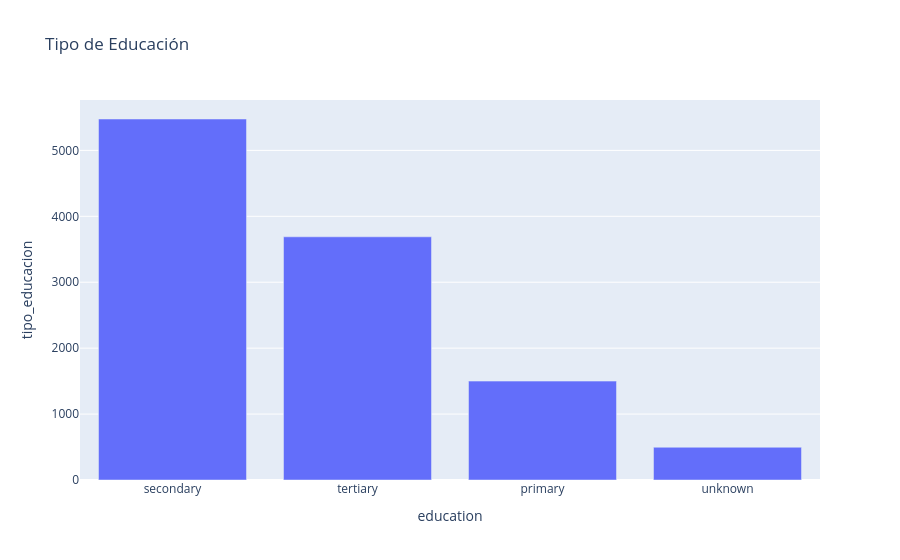

Source (notebook cell):
### Markdown cell above
### Tipo de Educación

### Code cell
tipo_educacion = df["education"].value_counts().reset_index()
tipo_educacion.columns = ["education", "tipo_educacion"]

fig = px.bar(tipo_educacion, x="education", y="tipo_educacion", title="Tipo de Educación")
fig.show()

### Figure 1 — Plotly figure (JSON) as saved in the notebook; plotly's stock layout.template omitted (floating-point values rounded to 4 significant figures)
{"data": [{"alignmentgroup": "True", "hovertemplate": "education=%{x}<br>tipo_educacion=%{y}<extra></extra>", "legendgroup": "", "marker": {"color": "#636efa", "pattern": {"shape": ""}}, "name": "", "offsetgroup": "", "orientation": "v", "showlegend": false, "textposition": "auto", "type": "bar", "x": ["secondary", "tertiary", "primary", "unknown"], "xaxis": "x", "y": [5476, 3689, 1500, 497], "yaxis": "y"}], "layout": {"autosize": true, "barmode": "relative", "legend": {"tracegroupgap": 0}, "title": {"text": "Tipo de Educación"}, "xaxis": {"anchor": "y", "autorange": true, "domain": [0, 1], "range": [-0.5, 3.5], "title": {"text": "education"}, "type": "category"}, "yaxis": {"anchor": "x", "autorange": true, "domain": [0, 1], "range": [0, 5764.0], "title": {"text": "tipo_educacion"}, "type": "linear"}}}
